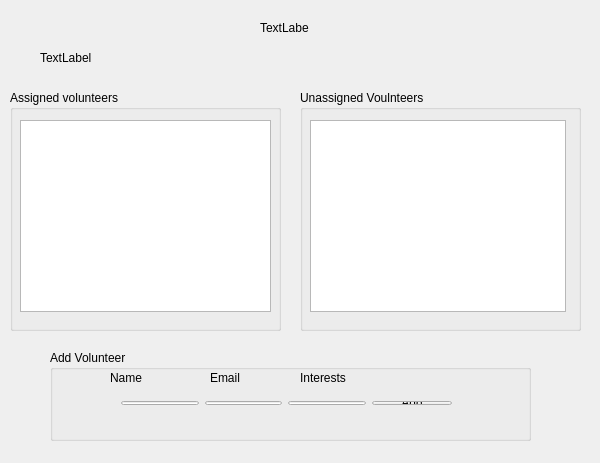
<?xml version="1.0" encoding="UTF-8"?>
<ui version="4.0">
 <class>ExamClass</class>
 <widget class="QWidget" name="ExamClass">
  <property name="geometry">
   <rect>
    <x>0</x>
    <y>0</y>
    <width>600</width>
    <height>463</height>
   </rect>
  </property>
  <property name="windowTitle">
   <string>Exam</string>
  </property>
  <widget class="QLabel" name="label_name">
   <property name="geometry">
    <rect>
     <x>260</x>
     <y>20</y>
     <width>49</width>
     <height>16</height>
    </rect>
   </property>
   <property name="text">
    <string>TextLabel</string>
   </property>
  </widget>
  <widget class="QLabel" name="label_description">
   <property name="geometry">
    <rect>
     <x>40</x>
     <y>50</y>
     <width>471</width>
     <height>16</height>
    </rect>
   </property>
   <property name="text">
    <string>TextLabel</string>
   </property>
  </widget>
  <widget class="QGroupBox" name="groupBox">
   <property name="geometry">
    <rect>
     <x>10</x>
     <y>90</y>
     <width>271</width>
     <height>241</height>
    </rect>
   </property>
   <property name="title">
    <string>Assigned volunteers</string>
   </property>
   <widget class="QListWidget" name="listWidget_assigned">
    <property name="geometry">
     <rect>
      <x>10</x>
      <y>30</y>
      <width>251</width>
      <height>192</height>
     </rect>
    </property>
   </widget>
  </widget>
  <widget class="QGroupBox" name="groupBox_unassigned">
   <property name="geometry">
    <rect>
     <x>300</x>
     <y>90</y>
     <width>281</width>
     <height>241</height>
    </rect>
   </property>
   <property name="title">
    <string>Unassigned Voulnteers</string>
   </property>
   <widget class="QListWidget" name="listWidget">
    <property name="geometry">
     <rect>
      <x>10</x>
      <y>30</y>
      <width>256</width>
      <height>192</height>
     </rect>
    </property>
   </widget>
  </widget>
  <widget class="QGroupBox" name="groupBox_3">
   <property name="geometry">
    <rect>
     <x>50</x>
     <y>350</y>
     <width>481</width>
     <height>91</height>
    </rect>
   </property>
   <property name="title">
    <string>Add Volunteer</string>
   </property>
   <widget class="QWidget" name="layoutWidget">
    <property name="geometry">
     <rect>
      <x>60</x>
      <y>40</y>
      <width>353</width>
      <height>26</height>
     </rect>
    </property>
    <layout class="QHBoxLayout" name="horizontalLayout">
     <item>
      <widget class="QLineEdit" name="nameInput"/>
     </item>
     <item>
      <widget class="QLineEdit" name="emailInput"/>
     </item>
     <item>
      <widget class="QLineEdit" name="interestsInput"/>
     </item>
     <item>
      <widget class="QPushButton" name="pushButton">
       <property name="text">
        <string>Add</string>
       </property>
      </widget>
     </item>
    </layout>
   </widget>
   <widget class="QLabel" name="label_3">
    <property name="geometry">
     <rect>
      <x>60</x>
      <y>20</y>
      <width>49</width>
      <height>16</height>
     </rect>
    </property>
    <property name="text">
     <string>Name</string>
    </property>
   </widget>
   <widget class="QLabel" name="label_4">
    <property name="geometry">
     <rect>
      <x>160</x>
      <y>20</y>
      <width>49</width>
      <height>16</height>
     </rect>
    </property>
    <property name="text">
     <string>Email</string>
    </property>
   </widget>
   <widget class="QLabel" name="label">
    <property name="geometry">
     <rect>
      <x>250</x>
      <y>20</y>
      <width>61</width>
      <height>16</height>
     </rect>
    </property>
    <property name="text">
     <string>Interests</string>
    </property>
   </widget>
  </widget>
 </widget>
 <layoutdefault spacing="6" margin="11"/>
 <resources>
  <include location="Exam.qrc"/>
 </resources>
 <connections/>
</ui>
